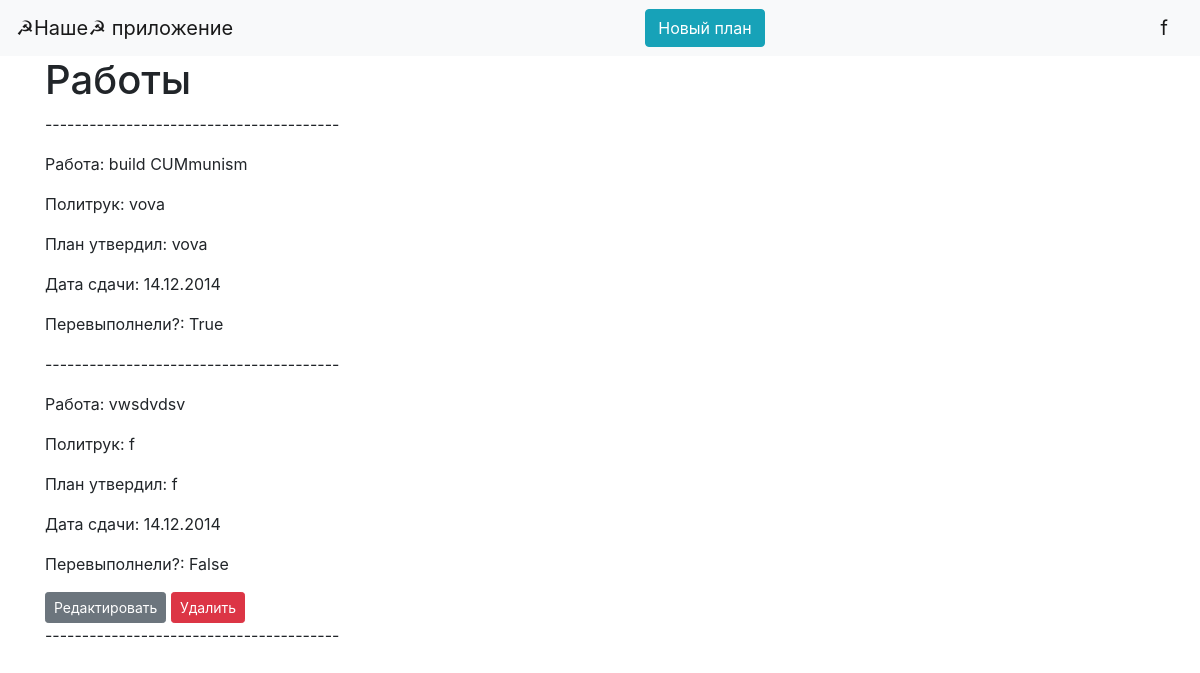
Screenshot of /index (signed in) with the database file from the repository.
### data/users.py (models this page shows, shortened)
class User(SqlAlchemyBase, UserMixin):
    __tablename__ = 'users'
    id = sqlalchemy.Column(sqlalchemy.Integer,
                           primary_key=True, autoincrement=True)
    surname = sqlalchemy.Column(sqlalchemy.String, nullable=True)
    name = sqlalchemy.Column(sqlalchemy.String, nullable=True)
    age = sqlalchemy.Column(sqlalchemy.Integer, nullable=True)
    position = sqlalchemy.Column(sqlalchemy.String, nullable=True)
    speciality = sqlalchemy.Column(sqlalchemy.String, nullable=True)
    address = sqlalchemy.Column(sqlalchemy.String, nullable=True)
    email = sqlalchemy.Column(sqlalchemy.String,
                              index=True, unique=True, nullable=True)
    hashed_password = sqlalchemy.Column(sqlalchemy.String, nullable=True)
    modified_date = sqlalchemy.Column(sqlalchemy.DateTime,
                                     default=datetime.datetime.now)
    jobs = orm.relation("Job")

### data/job.py (models this page shows)
class Job(SqlAlchemyBase, UserMixin):
    __tablename__ = 'jobs'
    id = sqlalchemy.Column(sqlalchemy.Integer,
                           primary_key=True, autoincrement=True)
    creater_id = sqlalchemy.Column(sqlalchemy.Integer, sqlalchemy.ForeignKey("users.id"), nullable=True)
    politryk_id = sqlalchemy.Column(sqlalchemy.Integer, nullable=True)
    name = sqlalchemy.Column(sqlalchemy.String, nullable=True)
    plan = sqlalchemy.Column(sqlalchemy.Integer, nullable=True)
    ids_tovarishei = sqlalchemy.Column(sqlalchemy.String, nullable=True)
    start_of_piatiletka = sqlalchemy.Column(sqlalchemy.String, nullable=True)
    end_of_piatiletka = sqlalchemy.Column(sqlalchemy.String, nullable=True)
    result_of_plan = sqlalchemy.Column(sqlalchemy.Boolean, nullable=True)
    user = orm.relation('User')

### flask_app.py (the view)
@app.route('/')
@app.route('/index')
def index():
    db_sess = db_session.create_session()
    jobs = db_sess.query(Job).all()
    return render_template('index.html', title='Домашняя страница', jobs=jobs,
                           db_sess=db_sess,
                           User=User)

### data/db_session.py (called while the page is built)
def create_session() -> Session:
    global __factory
    return __factory()

### flask_app.py (called while the page is built)
@login_manager.user_loader
def load_user(user_id):
    db_sess = db_session.create_session()
    return db_sess.query(User).get(user_id)

### templates/index.html
{% extends "base.html" %}
{% block content %}
    <h1>Работы</h1>
    <p>----------------------------------------</p>
    {% if jobs %}
        {%  for job in jobs %}
            <p>Работа: {{ job.name }}</p>
            <p>Политрук: {{ db_sess.query(User).filter(User.id == job.politryk_id).first().name }}</p>
            <p>План утвердил: {{ db_sess.query(User).filter(User.id == job.creater_id).first().name }}</p>
            <p>Дата сдачи: {{ job.end_of_piatiletka }}</p>
            <p>Перевыполнели?: {{ job.result_of_plan }}</p>
            {% if current_user.id in (job.creater_id, 1) %}
                <a type="button" class="btn btn-secondary btn-sm" href="/edit_job/{{ job.id }}">Редактировать</a>
                <a type="button" class="btn btn-danger btn-sm" href="/job_delete/{{ job.id }}">Удалить</a>
            {% endif %}
            <p>----------------------------------------</p>
        {% endfor %}
    {% else %}
        <h3>Работ пока нет</h3>
    {% endif %}
{% endblock %}

### templates/base.html (shortened to what this page needs)
<!doctype html>
<html lang="en">
<head>
    <link rel="stylesheet"
          href="https://stackpath.bootstrapcdn.com/bootstrap/4.4.1/css/bootstrap.min.css"
>
</head>
<body>
<header>
    <nav class="navbar navbar-light bg-light">
        <a class="navbar-brand" href="/">☭Наше☭ приложение</a>
        <a type="button" class="btn btn-info" href="/add_job">Новый план</a>
        {% if current_user.is_authenticated %}
            <a class="navbar-brand" href="/logout">{{ current_user.name }}</a>
        {% else %}
            <div class="btn-group" role="group" aria-label="Basic mixed styles example">
              <a type="button" class="btn btn-success" href="/login">Войти</a>
              <a type="button" class="btn btn-primary" href="/register">Зарегистрироваться</a>
            </div>
        {% endif %}
    </nav>
</header>
<main role="main" class="container">
    {% block content %}{% endblock %}
</main>
</body>
</html>

### rows the page displays
User: name "f", query "f"
Job: name "build CUMmunism", end_of_piatiletka "14.12.2014", result_of_plan "True"
User: query "vova"
Job: name "vwsdvdsv", end_of_piatiletka "14.12.2014", result_of_plan "False"
